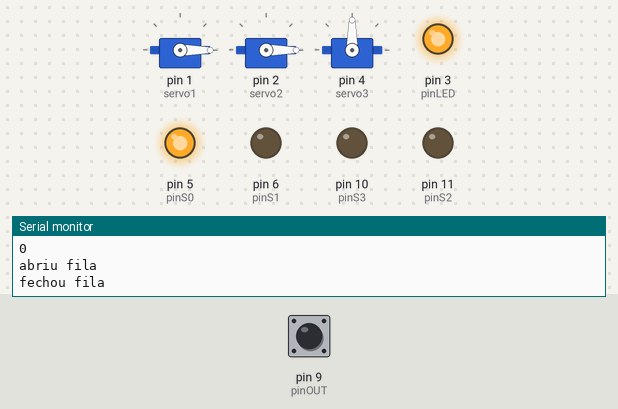
The sketch below on a simulated Arduino Uno, built with avr-gcc and run on an emulated ATmega328P. On the bench: 3 × servo, output pins drawn as LEDs (lit = HIGH), the last lines printed to the serial monitor. The inputs (shaded band) are chosen by the test bench; at power-on: pin 9 (pinOUT) LOW.

Above: at 3.8 s.
3.9 s: pin 9 (pinOUT) pulsed HIGH 2 times (0.12 s each, 0.3 s apart)
At 4.5 s:
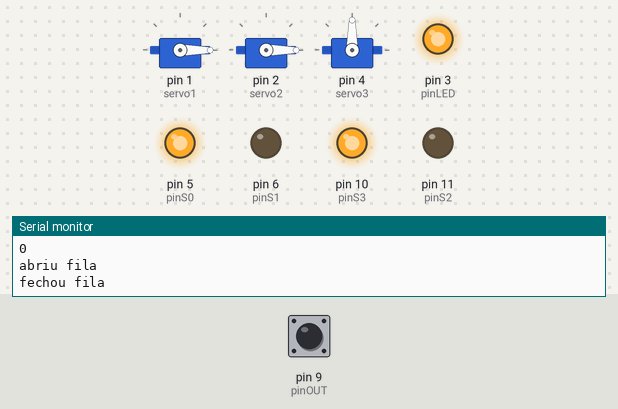
At 8.6 s:
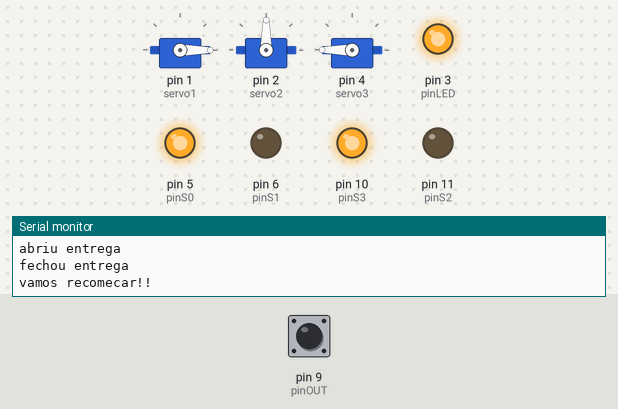
Timing chart, 0 to 18.7 s (numbered marks = the images above; inputs shaded):
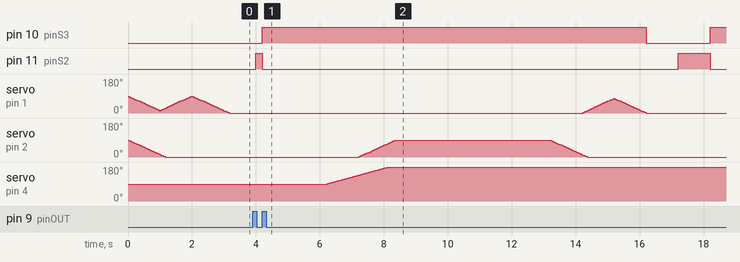

The sketch:

codft123123123.ino
```cpp
#include <VarSpeedServo.h>

#define pinLED 3 //OE, GND no GND, VCC no positivo; old 8
#define pinS0 5 //S0; old 9
#define pinS1 6 //S1; old 10
#define pinOUT 9 //OUT; old 11
#define pinS3 10 //S3; old 12
#define pinS2 11 //S2; old 13

void detectaCor();

int pulseR = 0,
    pulseG = 0,
    pulseB = 0,
    pulseW = 0;

VarSpeedServo servo1,
              servo2,
              servo3;

int open = 90,
    close = 0,
    entrega = 0;


void setup() {
 servo1.attach(1);
 servo2.attach(2);
 servo3.attach(4);

 pinMode(pinS0, OUTPUT);
 pinMode(pinS1, OUTPUT);
 pinMode(pinS2, OUTPUT);
 pinMode(pinS3, OUTPUT);
 pinMode(pinLED, OUTPUT);
 pinMode(pinOUT, INPUT);

 Serial.begin(9600);
 digitalWrite(pinS0, HIGH);
 digitalWrite(pinS1, LOW);
 digitalWrite(pinLED, HIGH); //liga LED

}

void loop() {

  int i1=0,
      i2=0;

  servo1.slowmove(close,50);
  servo2.slowmove(close,50);
  Serial.println("fechou fila e entrega");
  Serial.println("valor de i1 e i2:");
  Serial.println(i1);
  Serial.println(i2);
  delay(1000);

  servo1.slowmove(open,50);
  Serial.println("abriu fila");
  delay(1000);
  servo1.slowmove(close,50);
  Serial.println("fechou fila");
  delay(1000);

 while((i1<=5) or (i2<=5)){

  detectaCor(); //inicia a funcao la em baixo fora do loop

  //mostra os valores dos pulso das cores no serial monitor
  Serial.print("vermelho: ");
  Serial.print(pulseR);

  Serial.print(" verde: ");
  Serial.print(pulseG);

  Serial.print(" azul: ");
  Serial.print(pulseB);

  Serial.print(" branco: ");
  Serial.print(pulseW);
  Serial.println();

  if((pulseR > 62) && (pulseR < 90) &&
    (pulseG > 118) && (pulseG < 141) &&
    (pulseB > 118) && (pulseB < 141) &&
    (pulseW < 100)){
    Serial.println("VERMELHO");
    servo3.slowmove(0,30);
    break;
  }

  else if((pulseR > 58) && (pulseR < 68) &&
    (pulseG > 111 ) && (pulseG < 128) &&
    (pulseB > 111) && (pulseB < 128) &&
    (pulseW < 100)){
    Serial.println("LARANJA");
    servo3.slowmove(0,30);
    break;
  }

  else if((pulseR > 60) && (pulseR < 75) &&
    (pulseG > 84 ) && (pulseG < 99) &&
    (pulseB > 84) && (pulseB < 99) &&
    (pulseW < 100)){
    Serial.println("ROSA");
    servo3.slowmove(180,30);
    break;
  }

  else if((pulseR > 51) && (pulseR < 70) &&
    (pulseG > 98) && (pulseG < 120) &&
    (pulseB > 98) && (pulseB < 120) &&
    (pulseW < 100)){
    Serial.println("AMARELO");
    servo3.slowmove(30,30);
    break;
  }

  else if((pulseR > 39) && (pulseR < 55) &&
    (pulseG > 62 ) && (pulseG < 75 ) &&
    (pulseB > 62) && (pulseB < 75 ) &&
    (pulseW < 100)){
    Serial.println("AMARELO CLARO");
    servo3.slowmove(30,30);
    break;
  }

  else if((pulseR > 140) && (pulseR < 170) &&
    (pulseG > 70) && (pulseG < 115) &&
    (pulseB > 70) && (pulseB < 115) &&
    (pulseW < 100)){
    Serial.println("AZUL ESCURO");
    servo3.slowmove(60,30);
    break;
  }

  else if((pulseR > 112) && (pulseR < 131) &&
    (pulseG > 49) && (pulseG < 63) &&
    (pulseB > 49) && (pulseB < 63) &&
    (pulseW < 100)){
    Serial.println("AZUL MARINHO");
    servo3.slowmove(60,30);
    break;
  }

  else if((pulseR > 111) && (pulseR < 130) &&
    (pulseG > 61) && (pulseG < 80) &&
    (pulseB > 61) && (pulseB < 80) &&
    (pulseW < 100)){
    Serial.println("TURQUESA");
    servo3.slowmove(60,30);
    break;
  }

  else if((pulseR > 100) && (pulseR < 120) &&
    (pulseG > 110 ) && (pulseG < 135 ) &&
    (pulseB > 110) && (pulseB < 135 ) &&
    (pulseW < 100)){
    Serial.println("VERDE CLARO");
    servo3.slowmove(90,30);
    break;
  }

  else if((pulseR > 130) && (pulseR < 170) &&
    (pulseG > 110 ) && (pulseG < 142) &&
    (pulseB > 110) && (pulseB < 142) &&
    (pulseW < 100)){
    Serial.println("VERDE ESCURO");
    servo3.slowmove(90,30);
    break;
  }

  else if((pulseR < 50) &&
    (pulseG < 50) &&
    (pulseB < 50) &&
    (pulseW < 100)){
    Serial.println("BRANCO");
    servo3.slowmove(180,30);
    break;

  }

  //leitura de cor roxa
  else if((pulseR > 115) && (pulseR < 130) &&
    (pulseG > 102) && (pulseG < 120) &&
    (pulseB > 102) && (pulseB < 120) &&
    (pulseW < 100)){
    Serial.println("ROXO");
    servo3.slowmove(180,30);
    break;
  }

  //leitura de cor preta
  else if((pulseR > 150) && (pulseR < 183) &&
    (pulseG > 130 ) && (pulseG < 160) &&
    (pulseB > 130) && (pulseB < 160) &&
    (pulseW < 100)){
    Serial.println("PRETO");
    servo3.slowmove(180,30);
    break;
  }

  //leitura se a fila está vazia
  else if((pulseR > 170) &&
    (pulseG > 150) &&
    (pulseB > 150) &&
    (pulseW < 100)){
    Serial.println("Fila de leitura vazia...");
    i1=i1+1;
    Serial.println("valor de i1:");
    Serial.println(i1);
    if(i1>=5){
      break;
    }
  }

  //verificação se a cor está ou nao cadastrada
  else{
    Serial.println("Desculpe, nao conseguimos identificar a cor....");
    if(i2>=5){
      Serial.println("checamos e realmente a cor e diferente, moveu escorregador");
      Serial.println("valor de i2: ");
      Serial.println(i2);
      servo3.slowmove(180,30);
      break;
    }
    else{
      i2=i2+1;
      Serial.println("nao identificamos, vamos checar novamente");
      Serial.println("valor de i2: ");
      Serial.println(i2);

    }
  }
  delay(5000);
 }
  Serial.println();
  delay(1000);
  Serial.println("encerrou checagem");
  Serial.println("vamos dar sequencia");
  Serial.println("");


  servo2.slowmove(open,50);
  Serial.println("abriu entrega");
  delay(1000);

  Serial.println("fechou entrega");
  Serial.println("vamos recomecar!!");
  Serial.println("");
  delay(5000);


}

void detectaCor(){
  //detectando vermelho
  digitalWrite(pinS2,LOW);
  digitalWrite(pinS3,LOW);
  pulseR = pulseIn(pinOUT, digitalRead(pinOUT) == HIGH ? LOW : HIGH);

  //sem filtro
  digitalWrite(pinS2,HIGH);
  pulseW = pulseIn(pinOUT, digitalRead(pinOUT) == HIGH ? LOW : HIGH);

  //detectando azul
  digitalWrite(pinS2, LOW);
  digitalWrite(pinS3, HIGH);
  pulseB = pulseIn(pinOUT, digitalRead(pinOUT) == HIGH ? LOW : HIGH);

  //detectando verde
  pulseG = pulseIn(pinOUT, digitalRead(pinOUT) == HIGH ? LOW : HIGH);

}
```

Measured:
- by itself, servo on pin 1 (servo1): rises from 0° to 78° in 0.98 s, then falls to 0° in 1.0 s
- by itself, servo on pin 2 (servo2): rises from 0° to 90° in 1.1 s, then falls to 0° in 6.0 s
